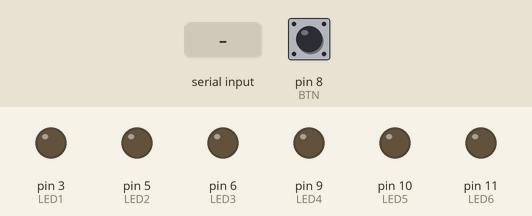
This program was run on a simulated Arduino Uno, built with avr-gcc and run on an emulated ATmega328P. On the bench: output pins drawn as LEDs (lit = HIGH). Dashed ring = blinking. The inputs (shaded band) are chosen by the test bench; at power-on: pin 8 (BTN) LOW. Random numbers use the default seed unless the program sets one.

Above: at 1.2 s.
1.3 s: "MODE_2" received over the second serial link
At 2.7 s:
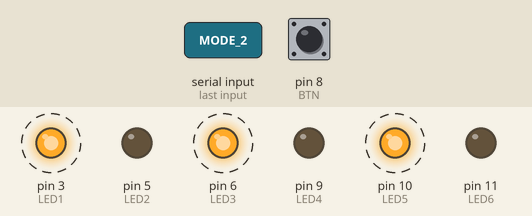
At 4.2 s:
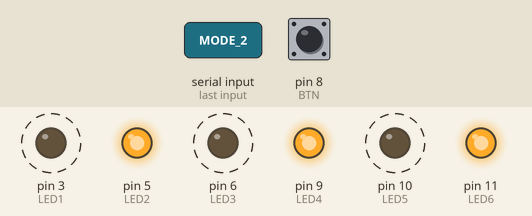
4.3 s: "MODE_1" received over the second serial link
At 6.5 s:
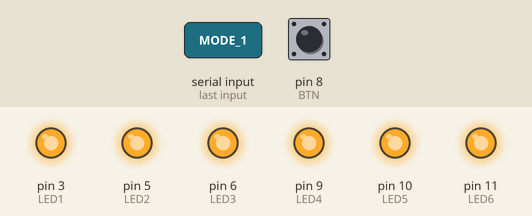
6.8 s: "MODE_3" received over the second serial link
At 8.85 s:
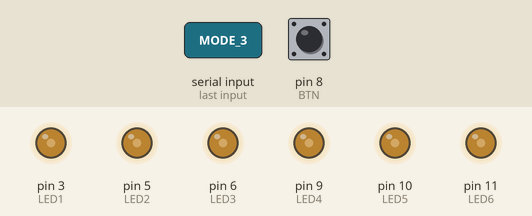
9.8 s: "MODE_2" received over the second serial link
12.8 s: pin 8 (BTN) pulled HIGH for 3.2 s
19.0 s: "1" received over the second serial link
Timing chart, 0 to 21.5 s (numbered marks = the images above; inputs shaded):
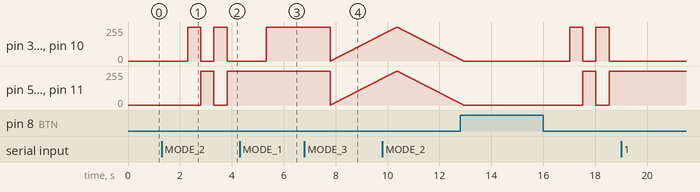

The program:

main.cpp
```cpp
#include <Arduino.h>
#include <SoftwareSerial.h>

#define BTN 8
#define LED1 3
#define LED2 5
#define LED3 6
#define LED4 9
#define LED5 10
#define LED6 11
#define TX 12
#define RX 13

bool btnFlag = false;

String val;

SoftwareSerial myserial(TX, RX);

void setup()
{
  pinMode(LED1, OUTPUT);
  pinMode(LED2, OUTPUT);
  pinMode(LED3, OUTPUT);
  pinMode(LED4, OUTPUT);
  pinMode(LED5, OUTPUT);
  pinMode(LED6, OUTPUT);
  pinMode(BTN, INPUT);

  digitalWrite(LED1, LOW);
  digitalWrite(LED2, LOW);
  digitalWrite(LED3, LOW);
  digitalWrite(LED4, LOW);
  digitalWrite(LED5, LOW);
  digitalWrite(LED6, LOW);

  myserial.begin(9600);
  myserial.println("Hi I am a SoftwareSerial, not Timofey!");
  randomSeed(analogRead(0));
}

void loop()
{
  if (myserial.available())
  {

    val = myserial.readString();

    if (val == "MODE_1")
    {
      digitalWrite(LED1, HIGH);
      digitalWrite(LED2, HIGH);
      digitalWrite(LED3, HIGH);
      digitalWrite(LED4, HIGH);
      digitalWrite(LED5, HIGH);
      digitalWrite(LED6, HIGH);
      myserial.println("Mode1!");
    }
    else if (val == "MODE_2")
    {
      while (!myserial.available())
      {
        digitalWrite(LED1, HIGH);
        digitalWrite(LED2, LOW);
        digitalWrite(LED3, HIGH);
        digitalWrite(LED4, LOW);
        digitalWrite(LED5, HIGH);
        digitalWrite(LED6, LOW);
        delay(500);
        myserial.print("switching");
        digitalWrite(LED1, LOW);
        digitalWrite(LED2, HIGH);
        digitalWrite(LED3, LOW);
        digitalWrite(LED4, HIGH);
        digitalWrite(LED5, LOW);
        digitalWrite(LED6, HIGH);
        delay(500);
      }
    }
    else if (val == "MODE_3")
    {
      while (!myserial.available())
      {
        for (int i = 0; i < 255; i++)
        {
          analogWrite(LED1, i);
          analogWrite(LED2, i);
          analogWrite(LED3, i);
          analogWrite(LED4, i);
          analogWrite(LED5, i);
          analogWrite(LED6, i);
          delay(10);
        }

        for (int i = 255; i > 0; i--)
        {
          analogWrite(LED1, i);
          analogWrite(LED2, i);
          analogWrite(LED3, i);
          analogWrite(LED4, i);
          analogWrite(LED5, i);
          analogWrite(LED6, i);
          delay(10);
        }
      }
    }
    else if (val == "MODE_CHAOS")
    {
      while (!myserial.available())
      {
        int randNumber = random(0, 255);
        analogWrite(LED1, randNumber);
        analogWrite(LED2, randNumber);
        analogWrite(LED3, randNumber);
        analogWrite(LED4, randNumber);
        analogWrite(LED5, randNumber);
        analogWrite(LED6, randNumber);
        delay(5);
      }
    }
  }
  if (digitalRead(BTN))
  {
    digitalWrite(LED1, LOW);
    digitalWrite(LED2, LOW);
    digitalWrite(LED3, LOW);
    digitalWrite(LED4, LOW);
    digitalWrite(LED5, LOW);
    digitalWrite(LED6, LOW);
    delay(5);
    while (digitalRead(BTN))
    {
    }

    myserial.println("Shutting down...");
  }
}
```

Measured:
- after the input at 1.3 s, pin 3 (LED1), pin 6 (LED3), pin 10 (LED5): alternates 255/255 for 0.51 s and 0/255 for 0.50 s, starting after 1.0 s; pin 5 (LED2), pin 9 (LED4), pin 11 (LED6): 0/255 → 255/255 after 1.5 s, → 0/255 0.50 s later, → 255/255 0.51 s later
- after the input at 19.0 s, every drawn part: stays the same
